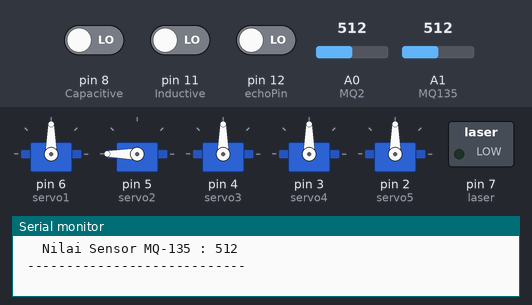
This sketch was run on a simulated Arduino Uno, built with avr-gcc and run on an emulated ATmega328P. Shown: 5 × servo, switched loads named in the sketch (green lamp = pin HIGH), the last lines printed to the serial monitor. The test bench sets the inputs (shaded band); at power-on: A0 (MQ2) = 512, A1 (MQ135) = 512, pin 8 (Capacitive) LOW, pin 11 (Inductive) LOW, pin 12 (echoPin) LOW. Pins used as bus, display or sensor lines are not drawn.

Above: at 18.7 s.
18.8 s: A0 (MQ2) set to 104
At 20.4 s:
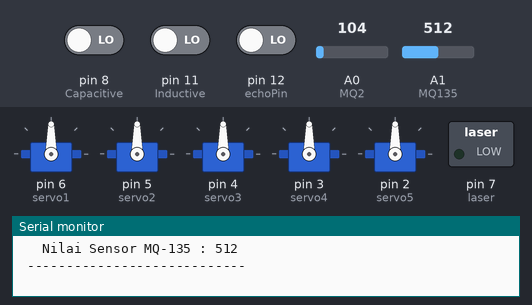
40.8 s: A0 (MQ2) set to 94
47.2 s: A1 (MQ135) set to 109
57.3 s: A1 (MQ135) set to 91
At 60.6 s:
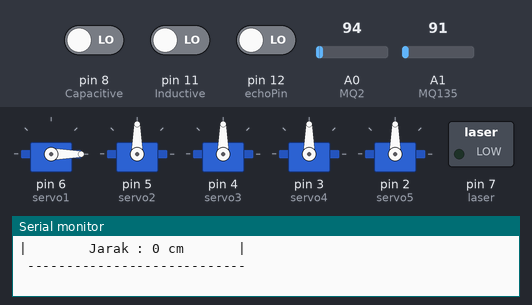
At 66.7 s:
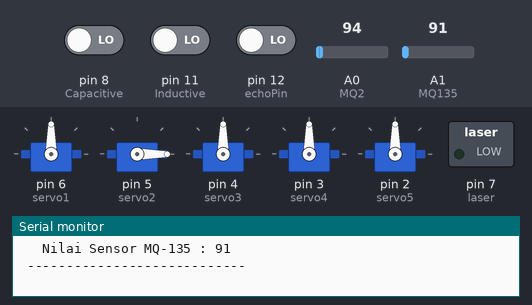
Timing chart, 0 to 76.9 s (numbered marks = the images above; inputs shaded):
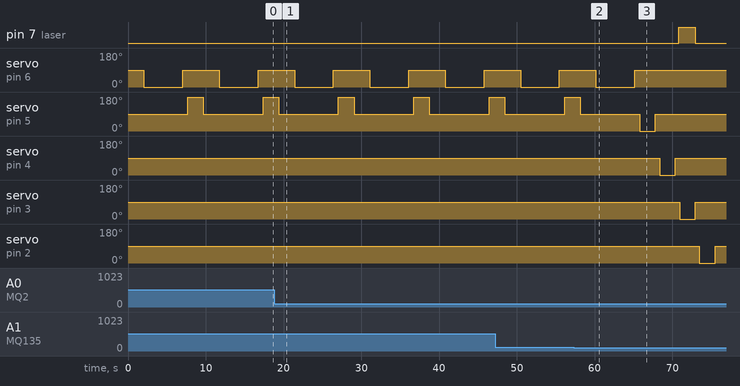

The sketch:

main.ino
```cpp
#include<Servo.h>
// Inisialisasi Pin Sensor
int trigPin = 13;
int echoPin = 12;
int MQ2 = A0;
int MQ135 = A1;
int Inductive = 11;
int LDR = A3;
int laser = 7;
int Capacitive = 8;

//Jarak Maksimal Sensor Ultrasonic
#define maxdistance 50

Servo servo1;
Servo servo2;
Servo servo3;
Servo servo4;
Servo servo5;

void setup()
{
  // Inisialisasi Input-Output
  pinMode(trigPin, OUTPUT);
  pinMode(echoPin, INPUT);

  pinMode(MQ2, INPUT);
  pinMode(MQ135, INPUT);

  pinMode(Inductive, INPUT);

  pinMode(LDR, INPUT);
  pinMode(laser, OUTPUT);

  pinMode(Capacitive, INPUT);

  // Pengkoneksian Pin servo pada Papan Arduino
  servo1.attach(6); // Penutup Tempat Sampah
  servo2.attach(5); // Sensor Sampah Berbahaya
  servo3.attach(4); // Sensor Sampah Logam
  servo4.attach(3); // Sensor Sampah Kertas
  servo5.attach(2); // Sensor Sampah Organik

  Serial.begin(9600);
}

void loop()
{
  // Ultrasonic Sensor
  digitalWrite(trigPin, LOW); //Menyamakan trigPin ke LOW untuk membersihkan nilai
  delay(500); // Menunggu selama 500 milidetik(s)

  digitalWrite(trigPin, HIGH); // Set trigPin to HIGH
  delay(500); // Menunggu selama 1000 milidetik(s)

  digitalWrite(trigPin, LOW); // Kembali ke LOW

  // Mengukur Durasi getaran yang diterima (pulsed echo) menggunakan pulseIn()
  int d = pulseIn(echoPin, HIGH);

  // Mengonversi durasi getaran menjadi jarak (cm), menggunakan rumus kecepatan gelombang suara
  d = d/ 29/ 2;

  Serial.println(" ---------------------------- ");
  Serial.print  ("|        Jarak : ");
  Serial.print(d);
  Serial.println(" cm       |");
  Serial.println(" ---------------------------- ");
  Serial.println(" ");

  // Penutup Tempat sampah
  if( d <= maxdistance )
  {
    servo1.write(0); //if jarak <= maxdistance_servo1, maka servo diposisikan ke 0 derajat
    delay(5000); // Tunggu selama 5000 milidetik
    servo1.write(90); // Kembali ke-posisi semula
    delay(500);

    //Sensor Pendeteksi Sampah B3
    int value_MQ2 = analogRead(MQ2); // Mengukur nilai Sensor MQ2
    delay(10);

    int value_MQ135 = analogRead(MQ135); // Mengukur nilai Sensor MQ135
    delay(10);

    if( value_MQ2 >= 100 || value_MQ135 >= 100 ) {
      Serial.println(" ----------------------------- ");
      Serial.println("| Terdeteksi Sampah Berbahaya |");
      Serial.println(" ----------------------------- ");
      Serial.print  ("   Nilai Sensor MQ-2   : ");
      Serial.println(value_MQ2);

      Serial.print  ("   Nilai Sensor MQ-135 : ");
      Serial.println(value_MQ135);
      Serial.println(" ---------------------------- ");
      Serial.println(" ");

      servo2.write(180); // Penampung sampah ke-1 berputar ke kanan
      delay(2000); // Delay sebentar sebelum servo kembali ke posisi awal
      servo2.write(90); // Servo kembali ke posisi semula

    }
    else {
      Serial.println(" ---------------------------- ");
      Serial.println("|   Terdeteksi Sampah Aman   |");
      Serial.println(" ---------------------------- ");
      Serial.print  ("   Nilai Sensor MQ-2   : ");
      Serial.println(value_MQ2);

      Serial.print  ("   Nilai Sensor MQ-135 : ");
      Serial.println(value_MQ135);
      Serial.println(" ---------------------------- ");
      Serial.println(" ");

      servo2.write(0); // Penampung sampah ke-1 berputar ke kiri
      delay(2000); // Delay sebentar sebelum servo kembali ke posisi awal
      servo2.write(90); // Servo kembali ke posisi semula
      delay(500);

      //Sensor Sampah Logam
      int inductiveValue = digitalRead(Inductive);
      if(inductiveValue == HIGH) {
        Serial.println(" ---------------------------- ");
        Serial.println("|  Terdeteksi Sampah Logam   |");
        Serial.println(" ---------------------------- ");
        Serial.println(" ");

        servo3.write(180); // Penampung sampah ke-2 berputar ke kanan
        delay(2000); // Delay sebentar sebelum servo kembali ke posisi awal
        servo3.write(90); // Servo kembali ke posisi semula
      }
      else {
        Serial.println(" ----------------------------- ");
        Serial.println("| Terdeteksi Sampah Non Logam |");
        Serial.println(" ----------------------------- ");
        Serial.println(" ");

        servo3.write(0); // Penampung sampah ke-2 berputar ke kiri
        delay(2000); // Delay sebentar sebelum servo kembali ke posisi awal
        servo3.write(90); // Servo kembali ke posisi semula
        delay(500);

        //Sensor Kertas
        digitalWrite(laser, HIGH); // laser dihidupkan
        int ldr_value = analogRead(LDR);
        if(ldr_value <= 200 && ldr_value >= 80 ){
          Serial.println(" ---------------------------- ");
          Serial.println("|  Terdeteksi Sampah Kertas  |");
          Serial.println(" ---------------------------- ");
          Serial.print  ("       Nilai Sensor : ");
          Serial.println(ldr_value);

          Serial.println(" ---------------------------- ");
          Serial.println(" ");

          servo4.write(180); // Penampung sampah ke-3 berputar ke kanan
          delay(2000); // Delay sebentar sebelum servo kembali ke posisi awal
          digitalWrite(laser, LOW); //Laser dimatikan
          servo4.write(90); // Servo kembali ke posisi semula
        }
        else {
          Serial.println(" ---------------------------- ");
          Serial.println("|     Bukan Sampah Kertas    |");
          Serial.println(" ---------------------------- ");
          Serial.print  ("       Nilai Sensor : ");
          Serial.println(ldr_value);

          Serial.println(" ---------------------------- ");
          Serial.println(" ");

          servo4.write(0); // Penampung sampah ke-3 berputar ke kiri
          delay(2000); // Delay sebentar sebelum servo kembali ke posisi awal
          digitalWrite(laser, LOW); // Laser dimatikan
          servo4.write(90); // Servo kembali ke posisi semula
          delay(500);

          //Sensor Organik
          int capacitive_value = digitalRead(Capacitive);
          if(capacitive_value == HIGH){
            Serial.println(" ---------------------------- ");
            Serial.println("| Terdeteksi Sampah Organik  |");
            Serial.println(" ---------------------------- ");
            Serial.println(" ");

            servo5.write(180); // Penampung sampah ke-4 berputar ke kanan
            delay(2000); // Delay sebentar sebelum servo kembali ke posisi awal
            servo5.write(90); // Servo kembali ke posisi semula
          }
          else {
            Serial.println(" ---------------------------- ");
            Serial.println("|        Sampah Residu       |");
            Serial.println(" ---------------------------- ");
            Serial.println(" ");

            servo5.write(0); // Penampung sampah ke-4 berputar ke kiri
            delay(2000); // Delay sebentar sebelum servo kembali ke posisi awal
            servo5.write(90); // Servo kembali ke posisi semula
            delay(500);
          }
        }
      }
    }
  }
  else{
    delay(500); // if jarak > maxdistance_servo1, maka tunggu 1 detik
    servo1.write(90); // Kemudian, servo tetap di posisi semula
  }
}
```

Measured:
- the behaviour switches between 100 and 99 on A1 (MQ135) (found by bisection; images 1 and 2)
- after the input at 57.3 s, pin 7 (laser): LOW → HIGH after 13.6 s, → LOW 2.1 s later; servo on pin 6 (servo1): goes on until 65.2 s, then stays 90°; servo on pin 4 (servo3): 90° → 0° after 11.1 s, → 90° 2.0 s later; servo on pin 3 (servo4): 90° → 0° after 13.7 s, → 90° 2.0 s later; servo on pin 2 (servo5): 90° → 0° after 16.2 s, → 90° 2.0 s later
- by itself, servo on pin 6 (servo1): alternates 90° for 4.7 s and 0° for 5.0 s
- by itself, servo on pin 5 (servo2): alternates 180° for 2.0 s and 90° for 7.7 s
